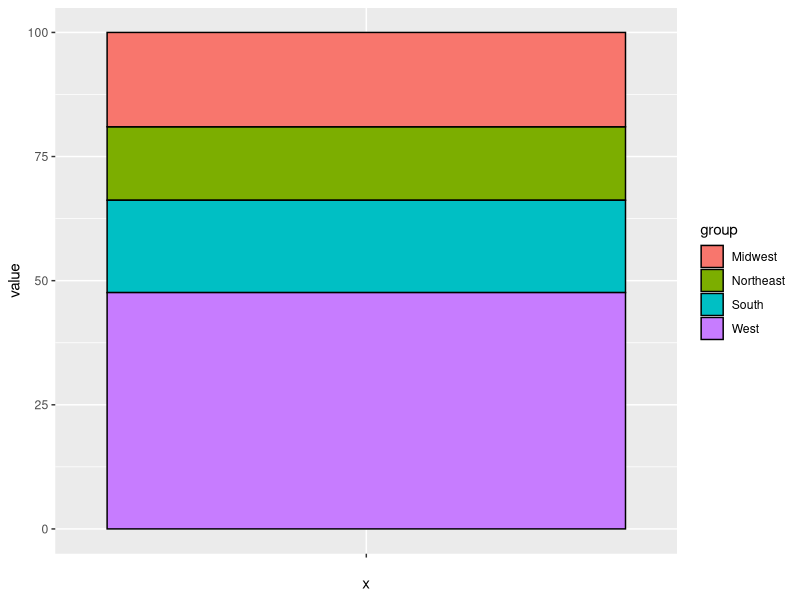
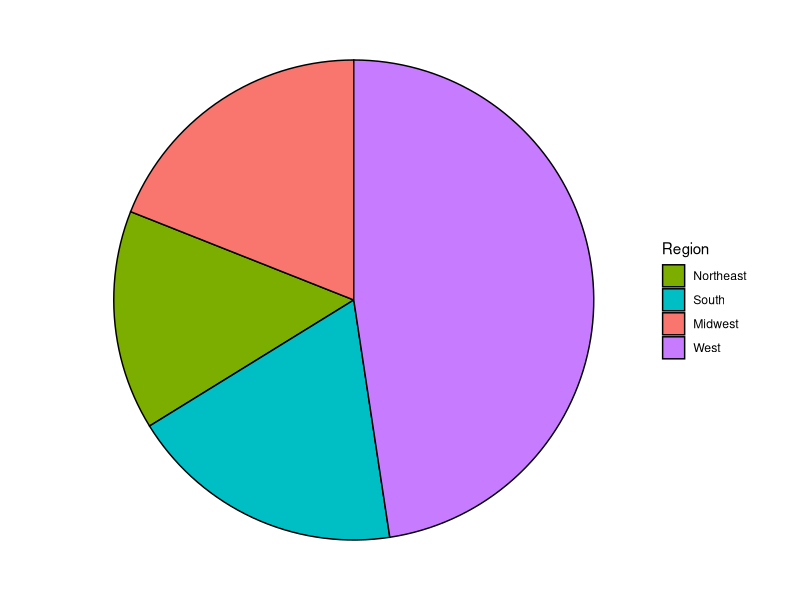

Source code (R) for these figures, in order:
library(ggplot2)
library(ggrepel)
library(dplyr)
#Phase 1
df <- data.frame(group = c("Northeast", "South", "Midwest", "West"), value = c(14.8, 18.6, 19.0, 47.6))
head(df)

bp<-ggplot(df, aes(x="", y=value, fill=group))+geom_bar(width = 1, stat="identity", color="black")
bp
pie<-bp+coord_polar("y", start=0)+theme_void()
pie_new<-pie+ scale_fill_brewer(palette="Set2")+guides(fill = guide_legend(title = "Region"))+scale_fill_discrete(breaks=c("Northeast", "South", "Midwest", "West", "Territory"))
pie_new
